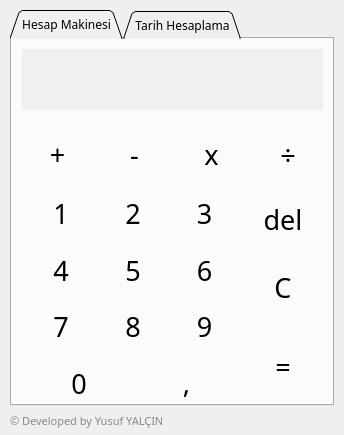
<?xml version="1.0" encoding="UTF-8"?>
<ui version="4.0">
 <class>MainWindow</class>
 <widget class="QMainWindow" name="MainWindow">
  <property name="geometry">
   <rect>
    <x>0</x>
    <y>0</y>
    <width>344</width>
    <height>435</height>
   </rect>
  </property>
  <property name="font">
   <font>
    <family>Book Antiqua</family>
   </font>
  </property>
  <property name="windowTitle">
   <string>Hesap Makinesi</string>
  </property>
  <property name="windowIcon">
   <iconset>
    <normaloff>Png/Icon.png</normaloff>Png/Icon.png</iconset>
  </property>
  <widget class="QWidget" name="centralwidget">
   <widget class="QTabWidget" name="tabWidget">
    <property name="geometry">
     <rect>
      <x>10</x>
      <y>10</y>
      <width>324</width>
      <height>396</height>
     </rect>
    </property>
    <property name="palette">
     <palette>
      <active>
       <colorrole role="Light">
        <brush brushstyle="SolidPattern">
         <color alpha="255">
          <red>240</red>
          <green>240</green>
          <blue>240</blue>
         </color>
        </brush>
       </colorrole>
       <colorrole role="Base">
        <brush brushstyle="SolidPattern">
         <color alpha="255">
          <red>240</red>
          <green>240</green>
          <blue>240</blue>
         </color>
        </brush>
       </colorrole>
      </active>
      <inactive>
       <colorrole role="Light">
        <brush brushstyle="SolidPattern">
         <color alpha="255">
          <red>240</red>
          <green>240</green>
          <blue>240</blue>
         </color>
        </brush>
       </colorrole>
       <colorrole role="Base">
        <brush brushstyle="SolidPattern">
         <color alpha="255">
          <red>240</red>
          <green>240</green>
          <blue>240</blue>
         </color>
        </brush>
       </colorrole>
      </inactive>
      <disabled>
       <colorrole role="Light">
        <brush brushstyle="SolidPattern">
         <color alpha="255">
          <red>240</red>
          <green>240</green>
          <blue>240</blue>
         </color>
        </brush>
       </colorrole>
       <colorrole role="Base">
        <brush brushstyle="SolidPattern">
         <color alpha="255">
          <red>240</red>
          <green>240</green>
          <blue>240</blue>
         </color>
        </brush>
       </colorrole>
      </disabled>
     </palette>
    </property>
    <property name="tabPosition">
     <enum>QTabWidget::North</enum>
    </property>
    <property name="tabShape">
     <enum>QTabWidget::Triangular</enum>
    </property>
    <property name="currentIndex">
     <number>0</number>
    </property>
    <property name="elideMode">
     <enum>Qt::ElideNone</enum>
    </property>
    <property name="usesScrollButtons">
     <bool>false</bool>
    </property>
    <property name="documentMode">
     <bool>false</bool>
    </property>
    <property name="tabsClosable">
     <bool>false</bool>
    </property>
    <property name="movable">
     <bool>true</bool>
    </property>
    <property name="tabBarAutoHide">
     <bool>false</bool>
    </property>
    <widget class="QWidget" name="calculateTab">
     <attribute name="title">
      <string>Hesap Makinesi</string>
     </attribute>
     <widget class="QLineEdit" name="input">
      <property name="geometry">
       <rect>
        <x>10</x>
        <y>10</y>
        <width>301</width>
        <height>61</height>
       </rect>
      </property>
      <property name="sizePolicy">
       <sizepolicy hsizetype="Expanding" vsizetype="Fixed">
        <horstretch>0</horstretch>
        <verstretch>0</verstretch>
       </sizepolicy>
      </property>
      <property name="palette">
       <palette>
        <active>
         <colorrole role="Light">
          <brush brushstyle="SolidPattern">
           <color alpha="255">
            <red>255</red>
            <green>255</green>
            <blue>255</blue>
           </color>
          </brush>
         </colorrole>
         <colorrole role="Text">
          <brush brushstyle="SolidPattern">
           <color alpha="255">
            <red>0</red>
            <green>0</green>
            <blue>0</blue>
           </color>
          </brush>
         </colorrole>
         <colorrole role="Base">
          <brush brushstyle="SolidPattern">
           <color alpha="255">
            <red>240</red>
            <green>240</green>
            <blue>240</blue>
           </color>
          </brush>
         </colorrole>
        </active>
        <inactive>
         <colorrole role="Light">
          <brush brushstyle="SolidPattern">
           <color alpha="255">
            <red>255</red>
            <green>255</green>
            <blue>255</blue>
           </color>
          </brush>
         </colorrole>
         <colorrole role="Text">
          <brush brushstyle="SolidPattern">
           <color alpha="255">
            <red>0</red>
            <green>0</green>
            <blue>0</blue>
           </color>
          </brush>
         </colorrole>
         <colorrole role="Base">
          <brush brushstyle="SolidPattern">
           <color alpha="255">
            <red>240</red>
            <green>240</green>
            <blue>240</blue>
           </color>
          </brush>
         </colorrole>
        </inactive>
        <disabled>
         <colorrole role="Light">
          <brush brushstyle="SolidPattern">
           <color alpha="255">
            <red>255</red>
            <green>255</green>
            <blue>255</blue>
           </color>
          </brush>
         </colorrole>
         <colorrole role="Text">
          <brush brushstyle="SolidPattern">
           <color alpha="255">
            <red>120</red>
            <green>120</green>
            <blue>120</blue>
           </color>
          </brush>
         </colorrole>
         <colorrole role="Base">
          <brush brushstyle="SolidPattern">
           <color alpha="255">
            <red>240</red>
            <green>240</green>
            <blue>240</blue>
           </color>
          </brush>
         </colorrole>
        </disabled>
       </palette>
      </property>
      <property name="font">
       <font>
        <pointsize>34</pointsize>
        <strikeout>false</strikeout>
       </font>
      </property>
      <property name="inputMask">
       <string/>
      </property>
      <property name="maxLength">
       <number>15</number>
      </property>
      <property name="frame">
       <bool>false</bool>
      </property>
      <property name="dragEnabled">
       <bool>false</bool>
      </property>
      <property name="readOnly">
       <bool>true</bool>
      </property>
      <property name="clearButtonEnabled">
       <bool>false</bool>
      </property>
     </widget>
     <widget class="QWidget" name="layoutWidget">
      <property name="geometry">
       <rect>
        <x>10</x>
        <y>88</y>
        <width>301</width>
        <height>281</height>
       </rect>
      </property>
      <layout class="QGridLayout" name="gridLayout" rowstretch="2,8">
       <item row="0" column="0" colspan="3">
        <layout class="QHBoxLayout" name="horizontalLayout_4">
         <item>
          <widget class="QPushButton" name="add">
           <property name="sizePolicy">
            <sizepolicy hsizetype="Minimum" vsizetype="Expanding">
             <horstretch>0</horstretch>
             <verstretch>0</verstretch>
            </sizepolicy>
           </property>
           <property name="font">
            <font>
             <family>Book Antiqua</family>
             <pointsize>20</pointsize>
            </font>
           </property>
           <property name="text">
            <string>+</string>
           </property>
           <property name="shortcut">
            <string>+</string>
           </property>
           <property name="flat">
            <bool>true</bool>
           </property>
          </widget>
         </item>
         <item>
          <widget class="QPushButton" name="minus">
           <property name="sizePolicy">
            <sizepolicy hsizetype="Minimum" vsizetype="Expanding">
             <horstretch>0</horstretch>
             <verstretch>0</verstretch>
            </sizepolicy>
           </property>
           <property name="font">
            <font>
             <family>Book Antiqua</family>
             <pointsize>20</pointsize>
            </font>
           </property>
           <property name="text">
            <string>-</string>
           </property>
           <property name="shortcut">
            <string>-</string>
           </property>
           <property name="flat">
            <bool>true</bool>
           </property>
          </widget>
         </item>
         <item>
          <widget class="QPushButton" name="multiplication">
           <property name="sizePolicy">
            <sizepolicy hsizetype="Minimum" vsizetype="Expanding">
             <horstretch>0</horstretch>
             <verstretch>0</verstretch>
            </sizepolicy>
           </property>
           <property name="font">
            <font>
             <family>Book Antiqua</family>
             <pointsize>20</pointsize>
            </font>
           </property>
           <property name="text">
            <string>x</string>
           </property>
           <property name="shortcut">
            <string>*</string>
           </property>
           <property name="flat">
            <bool>true</bool>
           </property>
          </widget>
         </item>
         <item>
          <widget class="QPushButton" name="divide">
           <property name="sizePolicy">
            <sizepolicy hsizetype="Minimum" vsizetype="Expanding">
             <horstretch>0</horstretch>
             <verstretch>0</verstretch>
            </sizepolicy>
           </property>
           <property name="font">
            <font>
             <pointsize>20</pointsize>
            </font>
           </property>
           <property name="text">
            <string>÷</string>
           </property>
           <property name="shortcut">
            <string>/</string>
           </property>
           <property name="flat">
            <bool>true</bool>
           </property>
          </widget>
         </item>
        </layout>
       </item>
       <item row="1" column="2">
        <layout class="QVBoxLayout" name="verticalLayout_2" stretch="3,3,4">
         <item>
          <widget class="QPushButton" name="delete_2">
           <property name="enabled">
            <bool>true</bool>
           </property>
           <property name="sizePolicy">
            <sizepolicy hsizetype="Minimum" vsizetype="Expanding">
             <horstretch>0</horstretch>
             <verstretch>0</verstretch>
            </sizepolicy>
           </property>
           <property name="maximumSize">
            <size>
             <width>16777143</width>
             <height>16777215</height>
            </size>
           </property>
           <property name="font">
            <font>
             <family>Book Antiqua</family>
             <pointsize>20</pointsize>
            </font>
           </property>
           <property name="text">
            <string>del</string>
           </property>
           <property name="shortcut">
            <string>Backspace</string>
           </property>
           <property name="flat">
            <bool>true</bool>
           </property>
          </widget>
         </item>
         <item>
          <widget class="QPushButton" name="clear">
           <property name="sizePolicy">
            <sizepolicy hsizetype="Minimum" vsizetype="Expanding">
             <horstretch>0</horstretch>
             <verstretch>0</verstretch>
            </sizepolicy>
           </property>
           <property name="font">
            <font>
             <pointsize>20</pointsize>
            </font>
           </property>
           <property name="text">
            <string>C</string>
           </property>
           <property name="shortcut">
            <string>Del</string>
           </property>
           <property name="checkable">
            <bool>false</bool>
           </property>
           <property name="autoDefault">
            <bool>false</bool>
           </property>
           <property name="default">
            <bool>false</bool>
           </property>
           <property name="flat">
            <bool>true</bool>
           </property>
          </widget>
         </item>
         <item>
          <widget class="QPushButton" name="equal">
           <property name="sizePolicy">
            <sizepolicy hsizetype="Minimum" vsizetype="Expanding">
             <horstretch>0</horstretch>
             <verstretch>0</verstretch>
            </sizepolicy>
           </property>
           <property name="font">
            <font>
             <family>Book Antiqua</family>
             <pointsize>20</pointsize>
            </font>
           </property>
           <property name="text">
            <string>=</string>
           </property>
           <property name="shortcut">
            <string>Enter</string>
           </property>
           <property name="flat">
            <bool>true</bool>
           </property>
          </widget>
         </item>
        </layout>
       </item>
       <item row="1" column="1">
        <layout class="QVBoxLayout" name="verticalLayout">
         <item>
          <layout class="QHBoxLayout" name="horizontalLayout">
           <item>
            <widget class="QPushButton" name="number_1">
             <property name="sizePolicy">
              <sizepolicy hsizetype="Minimum" vsizetype="Expanding">
               <horstretch>0</horstretch>
               <verstretch>0</verstretch>
              </sizepolicy>
             </property>
             <property name="font">
              <font>
               <family>Book Antiqua</family>
               <pointsize>20</pointsize>
              </font>
             </property>
             <property name="text">
              <string>1</string>
             </property>
             <property name="shortcut">
              <string>1</string>
             </property>
             <property name="flat">
              <bool>true</bool>
             </property>
            </widget>
           </item>
           <item>
            <widget class="QPushButton" name="number_2">
             <property name="sizePolicy">
              <sizepolicy hsizetype="Minimum" vsizetype="Expanding">
               <horstretch>0</horstretch>
               <verstretch>0</verstretch>
              </sizepolicy>
             </property>
             <property name="font">
              <font>
               <family>Book Antiqua</family>
               <pointsize>20</pointsize>
              </font>
             </property>
             <property name="text">
              <string>2</string>
             </property>
             <property name="shortcut">
              <string>2</string>
             </property>
             <property name="flat">
              <bool>true</bool>
             </property>
            </widget>
           </item>
           <item>
            <widget class="QPushButton" name="number_3">
             <property name="sizePolicy">
              <sizepolicy hsizetype="Minimum" vsizetype="Expanding">
               <horstretch>0</horstretch>
               <verstretch>0</verstretch>
              </sizepolicy>
             </property>
             <property name="font">
              <font>
               <family>Book Antiqua</family>
               <pointsize>20</pointsize>
              </font>
             </property>
             <property name="text">
              <string>3</string>
             </property>
             <property name="shortcut">
              <string>3</string>
             </property>
             <property name="flat">
              <bool>true</bool>
             </property>
            </widget>
           </item>
          </layout>
         </item>
         <item>
          <layout class="QHBoxLayout" name="horizontalLayout_2">
           <item>
            <widget class="QPushButton" name="number_4">
             <property name="sizePolicy">
              <sizepolicy hsizetype="Minimum" vsizetype="Expanding">
               <horstretch>0</horstretch>
               <verstretch>0</verstretch>
              </sizepolicy>
             </property>
             <property name="font">
              <font>
               <family>Book Antiqua</family>
               <pointsize>20</pointsize>
              </font>
             </property>
             <property name="text">
              <string>4</string>
             </property>
             <property name="shortcut">
              <string>4</string>
             </property>
             <property name="flat">
              <bool>true</bool>
             </property>
            </widget>
           </item>
           <item>
            <widget class="QPushButton" name="number_5">
             <property name="sizePolicy">
              <sizepolicy hsizetype="Minimum" vsizetype="Expanding">
               <horstretch>0</horstretch>
               <verstretch>0</verstretch>
              </sizepolicy>
             </property>
             <property name="font">
              <font>
               <family>Book Antiqua</family>
               <pointsize>20</pointsize>
              </font>
             </property>
             <property name="text">
              <string>5</string>
             </property>
             <property name="shortcut">
              <string>5</string>
             </property>
             <property name="flat">
              <bool>true</bool>
             </property>
            </widget>
           </item>
           <item>
            <widget class="QPushButton" name="number_6">
             <property name="sizePolicy">
              <sizepolicy hsizetype="Minimum" vsizetype="Expanding">
               <horstretch>0</horstretch>
               <verstretch>0</verstretch>
              </sizepolicy>
             </property>
             <property name="font">
              <font>
               <family>Book Antiqua</family>
               <pointsize>20</pointsize>
              </font>
             </property>
             <property name="text">
              <string>6</string>
             </property>
             <property name="shortcut">
              <string>6</string>
             </property>
             <property name="flat">
              <bool>true</bool>
             </property>
            </widget>
           </item>
          </layout>
         </item>
         <item>
          <layout class="QHBoxLayout" name="horizontalLayout_3">
           <item>
            <widget class="QPushButton" name="number_7">
             <property name="sizePolicy">
              <sizepolicy hsizetype="Minimum" vsizetype="Expanding">
               <horstretch>0</horstretch>
               <verstretch>0</verstretch>
              </sizepolicy>
             </property>
             <property name="font">
              <font>
               <family>Book Antiqua</family>
               <pointsize>20</pointsize>
              </font>
             </property>
             <property name="text">
              <string>7</string>
             </property>
             <property name="shortcut">
              <string>7</string>
             </property>
             <property name="flat">
              <bool>true</bool>
             </property>
            </widget>
           </item>
           <item>
            <widget class="QPushButton" name="number_8">
             <property name="sizePolicy">
              <sizepolicy hsizetype="Minimum" vsizetype="Expanding">
               <horstretch>0</horstretch>
               <verstretch>0</verstretch>
              </sizepolicy>
             </property>
             <property name="font">
              <font>
               <family>Book Antiqua</family>
               <pointsize>20</pointsize>
              </font>
             </property>
             <property name="text">
              <string>8</string>
             </property>
             <property name="shortcut">
              <string>8</string>
             </property>
             <property name="flat">
              <bool>true</bool>
             </property>
            </widget>
           </item>
           <item>
            <widget class="QPushButton" name="number_9">
             <property name="sizePolicy">
              <sizepolicy hsizetype="Minimum" vsizetype="Expanding">
               <horstretch>0</horstretch>
               <verstretch>0</verstretch>
              </sizepolicy>
             </property>
             <property name="font">
              <font>
               <family>Book Antiqua</family>
               <pointsize>20</pointsize>
              </font>
             </property>
             <property name="text">
              <string>9</string>
             </property>
             <property name="shortcut">
              <string>9</string>
             </property>
             <property name="flat">
              <bool>true</bool>
             </property>
            </widget>
           </item>
          </layout>
         </item>
         <item>
          <layout class="QHBoxLayout" name="horizontalLayout_6">
           <item>
            <widget class="QPushButton" name="number_0">
             <property name="sizePolicy">
              <sizepolicy hsizetype="Minimum" vsizetype="Expanding">
               <horstretch>0</horstretch>
               <verstretch>0</verstretch>
              </sizepolicy>
             </property>
             <property name="font">
              <font>
               <family>Book Antiqua</family>
               <pointsize>20</pointsize>
              </font>
             </property>
             <property name="text">
              <string>0</string>
             </property>
             <property name="shortcut">
              <string>0</string>
             </property>
             <property name="flat">
              <bool>true</bool>
             </property>
            </widget>
           </item>
           <item>
            <widget class="QPushButton" name="point">
             <property name="font">
              <font>
               <pointsize>20</pointsize>
              </font>
             </property>
             <property name="text">
              <string>,</string>
             </property>
             <property name="shortcut">
              <string>,</string>
             </property>
             <property name="flat">
              <bool>true</bool>
             </property>
            </widget>
           </item>
          </layout>
         </item>
        </layout>
       </item>
      </layout>
     </widget>
    </widget>
    <widget class="QWidget" name="dateTab">
     <attribute name="title">
      <string>Tarih Hesaplama</string>
     </attribute>
     <widget class="QTabWidget" name="tabWidget_2">
      <property name="geometry">
       <rect>
        <x>10</x>
        <y>240</y>
        <width>301</width>
        <height>111</height>
       </rect>
      </property>
      <property name="palette">
       <palette>
        <active>
         <colorrole role="Button">
          <brush brushstyle="SolidPattern">
           <color alpha="255">
            <red>255</red>
            <green>255</green>
            <blue>255</blue>
           </color>
          </brush>
         </colorrole>
         <colorrole role="HighlightedText">
          <brush brushstyle="SolidPattern">
           <color alpha="255">
            <red>240</red>
            <green>240</green>
            <blue>240</blue>
           </color>
          </brush>
         </colorrole>
         <colorrole role="AlternateBase">
          <brush brushstyle="SolidPattern">
           <color alpha="255">
            <red>255</red>
            <green>255</green>
            <blue>255</blue>
           </color>
          </brush>
         </colorrole>
         <colorrole role="NoRole">
          <brush brushstyle="SolidPattern">
           <color alpha="255">
            <red>255</red>
            <green>255</green>
            <blue>255</blue>
           </color>
          </brush>
         </colorrole>
        </active>
        <inactive>
         <colorrole role="Button">
          <brush brushstyle="SolidPattern">
           <color alpha="255">
            <red>255</red>
            <green>255</green>
            <blue>255</blue>
           </color>
          </brush>
         </colorrole>
         <colorrole role="HighlightedText">
          <brush brushstyle="SolidPattern">
           <color alpha="255">
            <red>240</red>
            <green>240</green>
            <blue>240</blue>
           </color>
          </brush>
         </colorrole>
         <colorrole role="AlternateBase">
          <brush brushstyle="SolidPattern">
           <color alpha="255">
            <red>255</red>
            <green>255</green>
            <blue>255</blue>
           </color>
          </brush>
         </colorrole>
         <colorrole role="NoRole">
          <brush brushstyle="SolidPattern">
           <color alpha="255">
            <red>255</red>
            <green>255</green>
            <blue>255</blue>
           </color>
          </brush>
         </colorrole>
        </inactive>
        <disabled>
         <colorrole role="Button">
          <brush brushstyle="SolidPattern">
           <color alpha="255">
            <red>255</red>
            <green>255</green>
            <blue>255</blue>
           </color>
          </brush>
         </colorrole>
         <colorrole role="HighlightedText">
          <brush brushstyle="SolidPattern">
           <color alpha="255">
            <red>240</red>
            <green>240</green>
            <blue>240</blue>
           </color>
          </brush>
         </colorrole>
         <colorrole role="AlternateBase">
          <brush brushstyle="SolidPattern">
           <color alpha="255">
            <red>255</red>
            <green>255</green>
            <blue>255</blue>
           </color>
          </brush>
         </colorrole>
         <colorrole role="NoRole">
          <brush brushstyle="SolidPattern">
           <color alpha="255">
            <red>255</red>
            <green>255</green>
            <blue>255</blue>
           </color>
          </brush>
         </colorrole>
        </disabled>
       </palette>
      </property>
      <property name="tabPosition">
       <enum>QTabWidget::South</enum>
      </property>
      <property name="tabShape">
       <enum>QTabWidget::Rounded</enum>
      </property>
      <property name="currentIndex">
       <number>0</number>
      </property>
      <property name="elideMode">
       <enum>Qt::ElideNone</enum>
      </property>
      <property name="usesScrollButtons">
       <bool>true</bool>
      </property>
      <property name="documentMode">
       <bool>true</bool>
      </property>
      <property name="movable">
       <bool>false</bool>
      </property>
      <property name="tabBarAutoHide">
       <bool>true</bool>
      </property>
      <widget class="QWidget" name="tab">
       <attribute name="title">
        <string>Ekle / Çıkar</string>
       </attribute>
       <widget class="QWidget" name="layoutWidget">
        <property name="geometry">
         <rect>
          <x>10</x>
          <y>30</y>
          <width>281</width>
          <height>52</height>
         </rect>
        </property>
        <layout class="QGridLayout" name="gridLayout_4">
         <item row="1" column="1">
          <widget class="QPushButton" name="dateButton_2">
           <property name="text">
            <string>Hesapla</string>
           </property>
           <property name="shortcut">
            <string>Enter</string>
           </property>
           <property name="flat">
            <bool>false</bool>
           </property>
          </widget>
         </item>
         <item row="0" column="0">
          <widget class="QDateEdit" name="calculateDate">
           <property name="buttonSymbols">
            <enum>QAbstractSpinBox::UpDownArrows</enum>
           </property>
           <property name="calendarPopup">
            <bool>true</bool>
           </property>
           <property name="date">
            <date>
             <year>2021</year>
             <month>1</month>
             <day>1</day>
            </date>
           </property>
          </widget>
         </item>
         <item row="0" column="1">
          <widget class="QComboBox" name="choose">
           <property name="editable">
            <bool>false</bool>
           </property>
           <property name="duplicatesEnabled">
            <bool>false</bool>
           </property>
           <property name="frame">
            <bool>true</bool>
           </property>
          </widget>
         </item>
         <item row="1" column="0">
          <widget class="QSpinBox" name="days">
           <property name="autoFillBackground">
            <bool>false</bool>
           </property>
           <property name="wrapping">
            <bool>false</bool>
           </property>
           <property name="frame">
            <bool>true</bool>
           </property>
           <property name="alignment">
            <set>Qt::AlignCenter</set>
           </property>
           <property name="readOnly">
            <bool>false</bool>
           </property>
           <property name="buttonSymbols">
            <enum>QAbstractSpinBox::UpDownArrows</enum>
           </property>
           <property name="correctionMode">
            <enum>QAbstractSpinBox::CorrectToPreviousValue</enum>
           </property>
           <property name="showGroupSeparator" stdset="0">
            <bool>true</bool>
           </property>
           <property name="minimum">
            <number>1</number>
           </property>
           <property name="maximum">
            <number>999999</number>
           </property>
          </widget>
         </item>
        </layout>
       </widget>
      </widget>
      <widget class="QWidget" name="tab_2">
       <attribute name="title">
        <string>Fark Hesapla</string>
       </attribute>
       <widget class="QWidget" name="layoutWidget">
        <property name="geometry">
         <rect>
          <x>11</x>
          <y>31</y>
          <width>281</width>
          <height>52</height>
         </rect>
        </property>
        <layout class="QGridLayout" name="gridLayout_2">
         <item row="1" column="1">
          <widget class="QPushButton" name="dateButton">
           <property name="text">
            <string>Hesapla</string>
           </property>
           <property name="shortcut">
            <string>Enter</string>
           </property>
           <property name="flat">
            <bool>false</bool>
           </property>
          </widget>
         </item>
         <item row="0" column="1">
          <widget class="QDateEdit" name="endDate">
           <property name="calendarPopup">
            <bool>true</bool>
           </property>
           <property name="date">
            <date>
             <year>2021</year>
             <month>1</month>
             <day>23</day>
            </date>
           </property>
          </widget>
         </item>
         <item row="0" column="0">
          <widget class="QDateEdit" name="startDate">
           <property name="calendarPopup">
            <bool>true</bool>
           </property>
           <property name="date">
            <date>
             <year>2020</year>
             <month>11</month>
             <day>30</day>
            </date>
           </property>
          </widget>
         </item>
        </layout>
       </widget>
      </widget>
     </widget>
     <widget class="QGroupBox" name="resultGroup">
      <property name="geometry">
       <rect>
        <x>10</x>
        <y>100</y>
        <width>289</width>
        <height>91</height>
       </rect>
      </property>
      <property name="title">
       <string>Sonuç</string>
      </property>
      <widget class="QLabel" name="result">
       <property name="geometry">
        <rect>
         <x>20</x>
         <y>30</y>
         <width>201</width>
         <height>31</height>
        </rect>
       </property>
       <property name="font">
        <font>
         <pointsize>16</pointsize>
        </font>
       </property>
       <property name="text">
        <string/>
       </property>
      </widget>
     </widget>
    </widget>
   </widget>
   <widget class="QPushButton" name="open">
    <property name="geometry">
     <rect>
      <x>70</x>
      <y>180</y>
      <width>75</width>
      <height>23</height>
     </rect>
    </property>
    <property name="text">
     <string>(</string>
    </property>
    <property name="shortcut">
     <string>(</string>
    </property>
   </widget>
   <widget class="QPushButton" name="close">
    <property name="geometry">
     <rect>
      <x>100</x>
      <y>120</y>
      <width>75</width>
      <height>23</height>
     </rect>
    </property>
    <property name="text">
     <string>)</string>
    </property>
    <property name="shortcut">
     <string>)</string>
    </property>
   </widget>
   <widget class="QLabel" name="label">
    <property name="geometry">
     <rect>
      <x>10</x>
      <y>410</y>
      <width>241</width>
      <height>21</height>
     </rect>
    </property>
    <property name="palette">
     <palette>
      <active>
       <colorrole role="WindowText">
        <brush brushstyle="SolidPattern">
         <color alpha="255">
          <red>136</red>
          <green>136</green>
          <blue>136</blue>
         </color>
        </brush>
       </colorrole>
      </active>
      <inactive>
       <colorrole role="WindowText">
        <brush brushstyle="SolidPattern">
         <color alpha="255">
          <red>136</red>
          <green>136</green>
          <blue>136</blue>
         </color>
        </brush>
       </colorrole>
      </inactive>
      <disabled>
       <colorrole role="WindowText">
        <brush brushstyle="SolidPattern">
         <color alpha="255">
          <red>120</red>
          <green>120</green>
          <blue>120</blue>
         </color>
        </brush>
       </colorrole>
      </disabled>
     </palette>
    </property>
    <property name="font">
     <font>
      <pointsize>8</pointsize>
     </font>
    </property>
    <property name="text">
     <string>© Developed by Yusuf YALÇIN</string>
    </property>
   </widget>
   <zorder>open</zorder>
   <zorder>close</zorder>
   <zorder>tabWidget</zorder>
   <zorder>label</zorder>
  </widget>
 </widget>
 <resources/>
 <connections/>
</ui>
